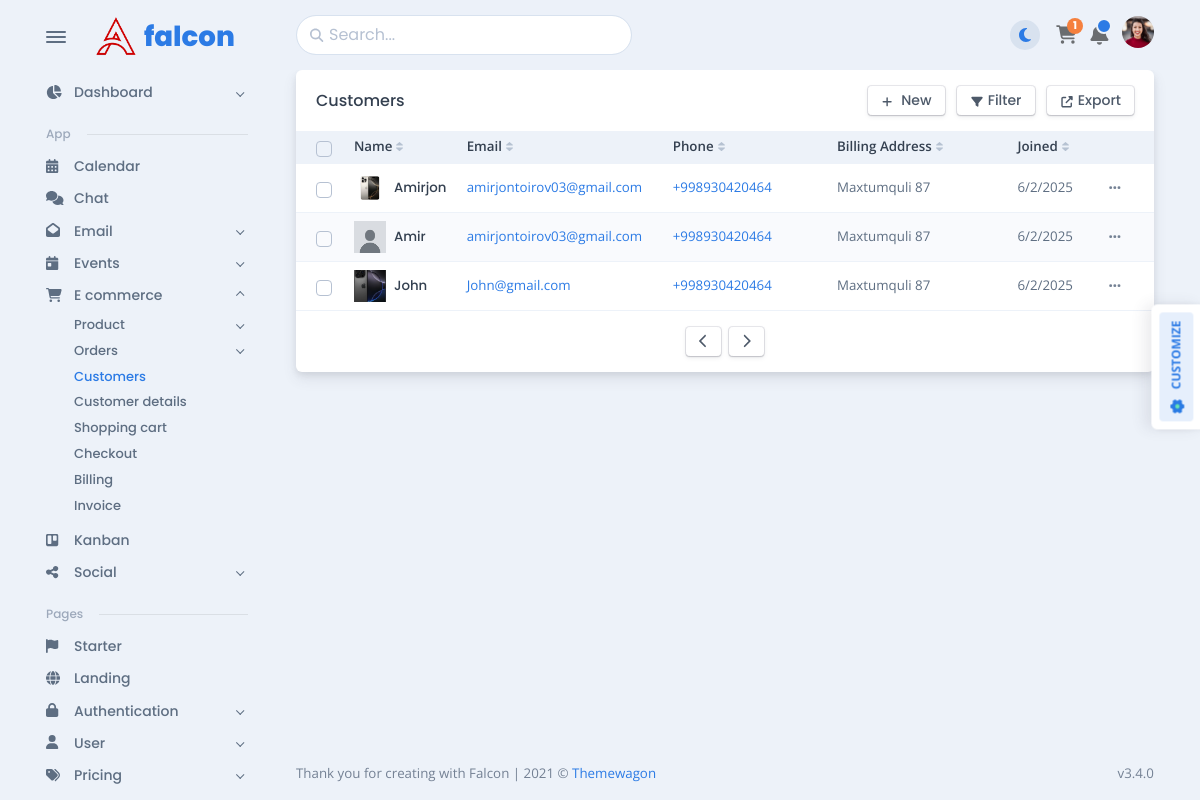
The app's page /customer/, older data.
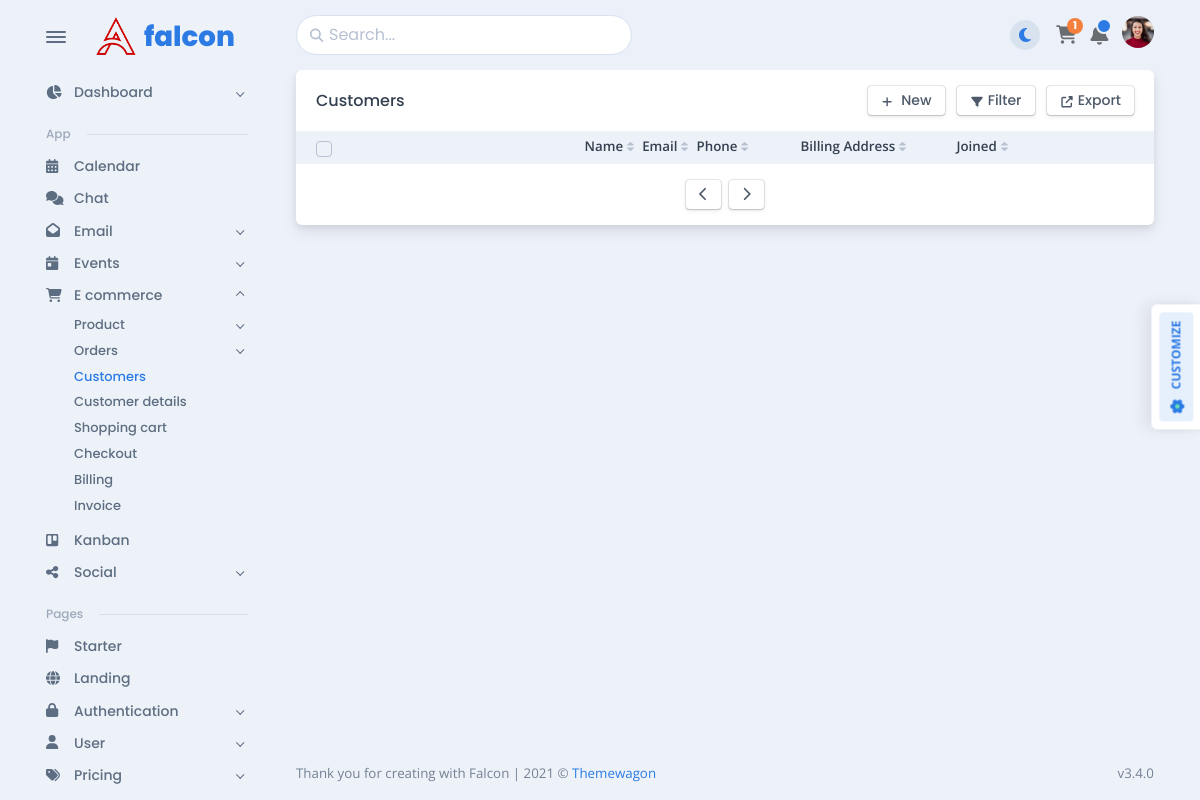
The same page, newer data.
### customer/models.py (models this page shows, shortened)
class BaseModel(models.Model):
    created_at = models.DateTimeField(auto_now_add=True)
    updated_at = models.DateTimeField(auto_now=True)
    class Meta:
        abstract = True

class Customer(BaseModel):
    full_name = models.CharField(max_length=100)
    email = models.EmailField()
    phone = PhoneNumberField(region="UZ")
    address= models.CharField(max_length=100)
    image = models.ImageField(upload_to='customer_image', null=True, blank=True, default='customer_image/default.jpg')
    @property
    def get_absolute_url(self):
        if self.image:
            return self.image.url
        return '/media/customer_image/default.jpg'

### customer/views.py (the view)
# urls.py: path('', views.customer_page, name='customer_page'),
def customer_page(request):
    search_query = request.GET.get('q', '')
    customers = Customer.objects.all()
    if search_query:
        customers = Customer.objects.filter(full_name__icontains=search_query)
    context = {
        'customers': customers
    }
    return render(request, 'customer/customers.html', context=context )

### customer/templates/customer/customers.html (shortened to what the changed rows need)
{% load static %}
<!DOCTYPE html>
<html lang="en-US" dir="ltr">
  <head>
    <link href="{% static "customer/vendors/overlayscrollbars/OverlayScrollbars.min.css" %}" rel="stylesheet">
    <link href="{% static "customer/assets/css/theme-rtl.min.css" %}" rel="stylesheet" id="style-rtl">
    <link href="{% static "customer/assets/css/theme.min.css" %}" rel="stylesheet" id="style-default">
    <link href="{% static "customer/assets/css/user-rtl.min.css" %}" rel="stylesheet" id="user-style-rtl">
    <link href="{% static "customer/assets/css/user.min.css" %}" rel="stylesheet" id="user-style-default">
  </head>
  <body>
    <main class="main" id="top">
      <div class="container" data-layout="container">
        <div class="content">
          <div class="card mb-3" id="customersTable" data-list='{"valueNames":["name","email","phone","address","joined"],"page":10,"pagination":true}'>
            <div class="card-body p-0">
              <div class="table-responsive">
                <table class="table table-sm table-striped fs--1 mb-0 overflow-hidden">
                  <thead class="bg-200 text-900">
                    <tr>
                      <th>
                        <div class="form-check fs-0 mb-0 d-flex align-items-center">
                          <input class="form-check-input" id="checkbox-bulk-customers-select" type="checkbox" data-bulk-select='{"body":"table-customers-body","actions":"table-customers-actions","replacedElement":"table-customers-replace-element"}' />
                        </div>
                      </th>
                      <th class="sort pe-1 align-middle white-space-nowrap" data-sort="name">Name</th>
                      <th class="sort pe-1 align-middle white-space-nowrap" data-sort="email">Email</th>
                      <th class="sort pe-1 align-middle white-space-nowrap" data-sort="phone">Phone</th>
                      <th class="sort pe-1 align-middle white-space-nowrap ps-5" data-sort="address" style="min-width: 200px;">Billing Address</th>
                      <th class="sort pe-1 align-middle white-space-nowrap" data-sort="joined">Joined</th>
                      <th class="align-middle no-sort"></th>
                    </tr>
                  </thead>
                  <tbody class="list" id="table-customers-body">
                  {% for customer in customers %}
                    <tr class="btn-reveal-trigger">
                      <td class="align-middle py-2" style="width: 28px;">
                        <div class="form-check fs-0 mb-0 d-flex align-items-center">
                          <input class="form-check-input" type="checkbox" id="customer-0" data-bulk-select-row="data-bulk-select-row" />
                        </div>
                      </td>
                      <td class="name align-middle white-space-nowrap py-2"><a href="{% url "customer_page_detail" customer.pk %}">
                          <div class="d-flex d-flex align-items-center">
                            <div class="avatar avatar-xl me-2"><img src="{{ customer.get_absolute_url }}" alt="Customer Image" onerror="this.src='/media/customer_image/default.jpg';">
                            </div>
                            <div class="flex-1">
                              <h5 class="mb-0 fs--1">{{ customer.full_name }}</h5>
                            </div>
                          </div>
                        </a></td>
                      <td class="email align-middle py-2"><a href="mailto:ricky@example.com">{{ customer.email }}</a></td>
                      <td class="phone align-middle white-space-nowrap py-2"><a href="tel:2012001851">{{ customer.phone }}</a></td>
                      <td class="address align-middle white-space-nowrap ps-5 py-2">{{ customer.address }}</td>
                      <td class="joined align-middle py-2">{{ customer.created_at|date:"j/n/Y" }}</td>
                      <td class="align-middle white-space-nowrap py-2 text-end">
                        <div class="dropdown font-sans-serif position-static">
                          <button class="btn btn-link text-600 btn-sm dropdown-toggle btn-reveal" type="button" id="customer-dropdown-0" data-bs-toggle="dropdown" data-boundary="window" aria-haspopup="true" aria-expanded="false"><span class="fas fa-ellipsis-h fs--1"></span></button>
                        </div>
                      </td>
                    </tr>
                  {% endfor %}
                  </tbody>
                </table>
              </div>
            </div>
          </div>
        </div>
      </div>
    </main>
  </body>
</html>

Row changes from the older to the newer data that the page shows:
removed Customer: get_absolute_url (picture), full_name "Amirjon", email "amirjontoirov03@gmail.com", phone "+998930420464", address "Maxtumquli 87", created_at "6/2/2025"
removed Customer: shows a picture, full_name "Amir", email "amirjontoirov03@gmail.com", phone "+998930420464", address "Maxtumquli 87", created_at "6/2/2025"
removed Customer: get_absolute_url (picture), full_name "John", email "John@gmail.com", phone "+998930420464", address "Maxtumquli 87", created_at "6/2/2025"
